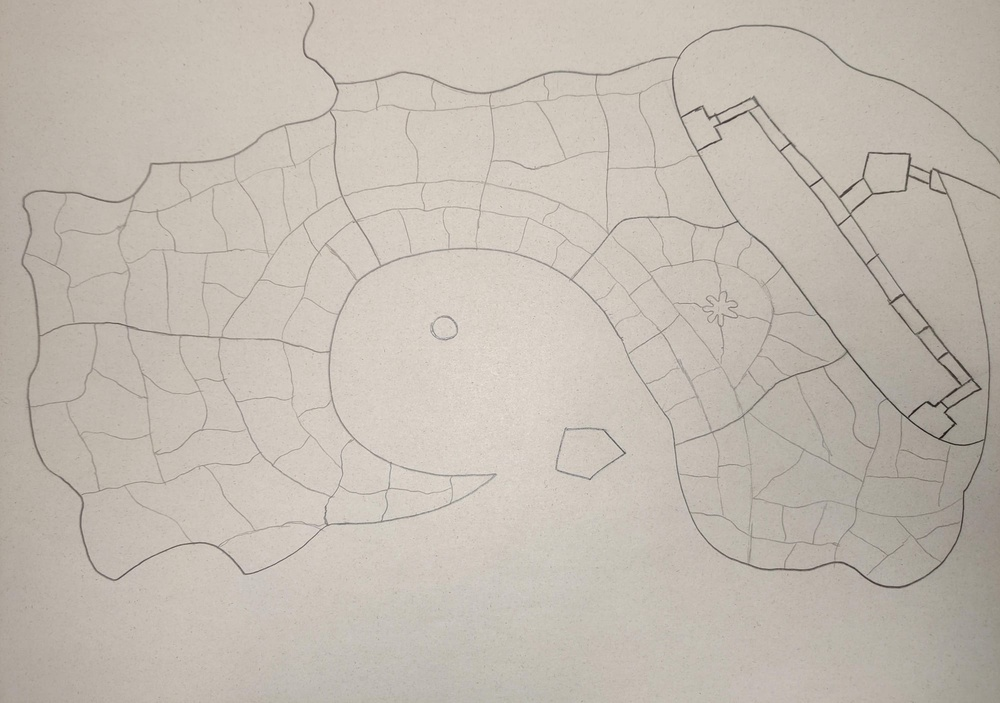
#> input picture EmpireOfManDivided/original.jpeg, 1000 x 703 px, shrunk from 2000 x 1406 before the run
$ python color_provinces.py EmpireOfManDivided/original.jpeg out.png
#> lines starting #> are read from the running program, lines starting #| are printed output that depends on the picture; after the words box and inside, x2 and y2 are one past the last pixel; in counts of white or black regions, pixels touching at a corner belong together
import cv2
import numpy as np
import os
import argparse
import json

def color_provinces(input_path=None, output_path=None, image=None):
    """
    Colors every province (closed space) with unique colors.
    Uses strict binary approach and saves as lossless PNG.

    Args:
        input_path (str, optional): Path to the map image with borders
        output_path (str, optional): Path for saving the colored map (should end with .png)
        image (ndarray, optional): Input image as numpy array instead of loading from file

    Returns:
        ndarray: Colored provinces image
        int: Number of provinces found
        list: List of colors used (in BGR format)
    """
#> called with input_path = 'EmpireOfManDivided/original.jpeg', output_path = 'out.png'
    # Handle either file input or direct image input
    if image is None and input_path:
        img = cv2.imread(input_path)
#> img is the input picture: shape (703, 1000, 3); mean B, G, R 176.9, 186.5, 194.5
        if img is None:
            print(f"Error: Could not read image at {input_path}")
            return None, 0, []
    elif image is not None:
        img = image.copy()
    else:
        print("Error: Either input_path or image must be provided")
        return None, 0, []

    # Convert to grayscale
    gray = cv2.cvtColor(img, cv2.COLOR_BGR2GRAY)

    # Use a strict binary threshold - no interpolation
    _, binary = cv2.threshold(gray, 128, 255, cv2.THRESH_BINARY_INV)
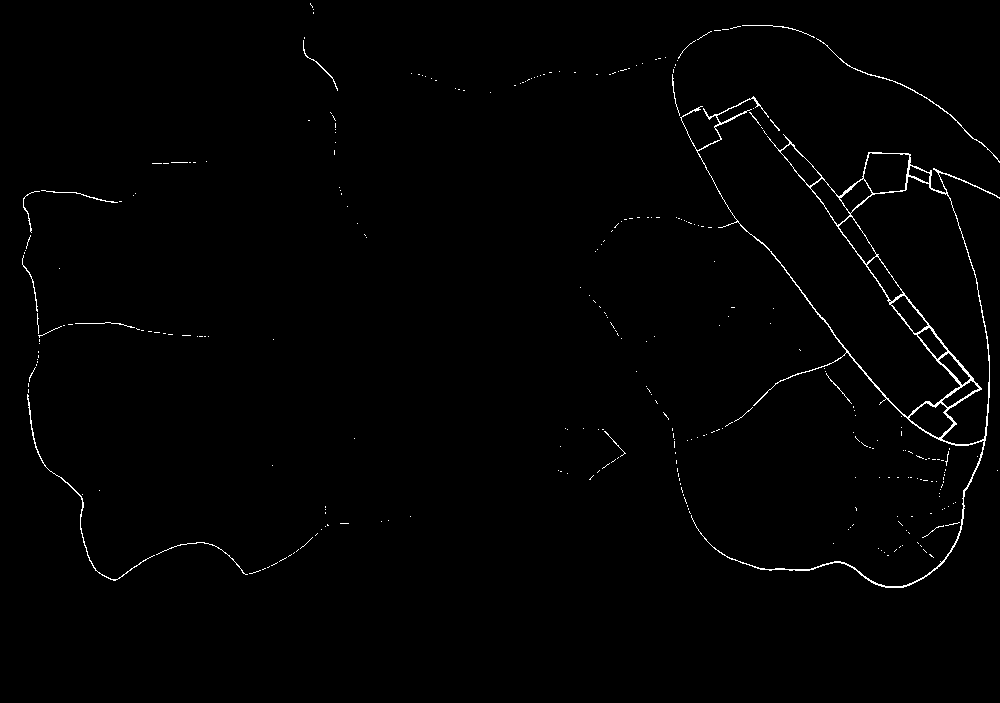
#> binary: shape (703, 1000); 0.95% white in thin lines or dots, all inside (x1, y1, x2, y2) = (22, 3, 1000, 588)

    # Invert to get the regions (provinces)
    regions = cv2.bitwise_not(binary)

    # Use connected components with 4-connectivity to label regions
    num_labels, labels = cv2.connectedComponents(regions, connectivity=4)
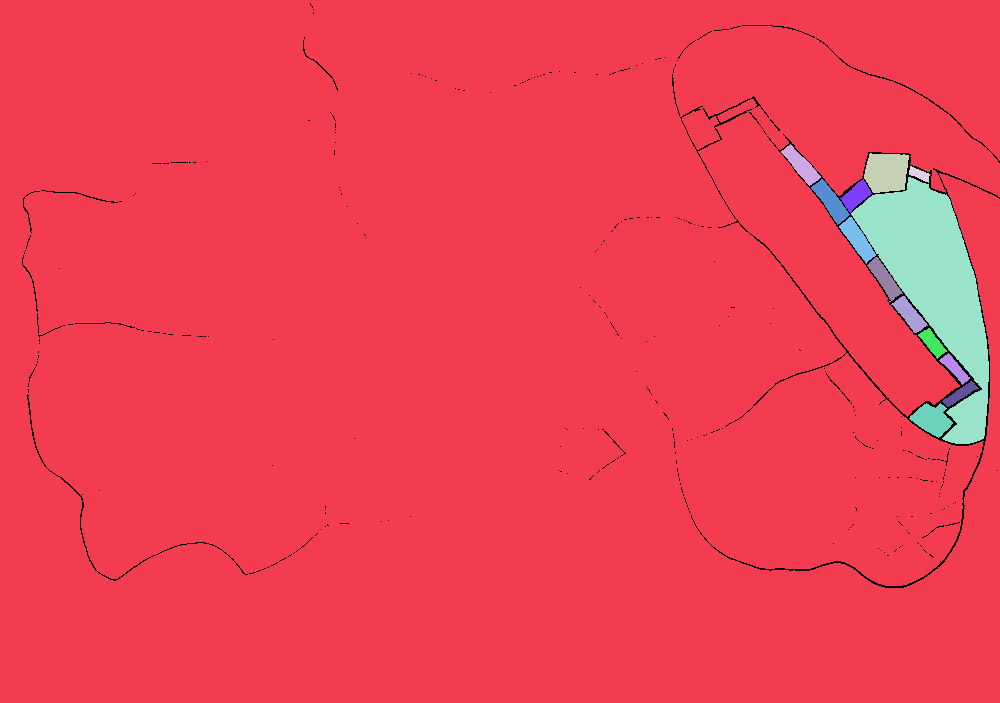
#> labels: shape (703, 1000) int32; 16 distinct labels, from 0 to 15; one colour per label, 0 black
#> num_labels = 16

    # Create output image - start with all white
    output = np.ones(img.shape, dtype=np.uint8) * 255

    # List to store all colors used
    colors_used = []

    # Color each province with a unique color using direct pixel assignment
    for i in range(1, num_labels):
        # Create a color with good separation in HSV space
        hue = (i * 67) % 180
        saturation = 200
        value = 220

        # Convert HSV to BGR
        hsv_color = np.array([[[hue, saturation, value]]], dtype=np.uint8)
        bgr_color = cv2.cvtColor(hsv_color, cv2.COLOR_HSV2BGR)[0][0]

        # Add color to the list
        colors_used.append(bgr_color.tolist())

        # Create a binary mask for this label only
        province_mask = (labels == i)

        # Apply color directly without any interpolation
        output[province_mask] = bgr_color
#> this loop made 15 passes
#> pass 1, in color_provinces, `province_mask = (labels == i)`:
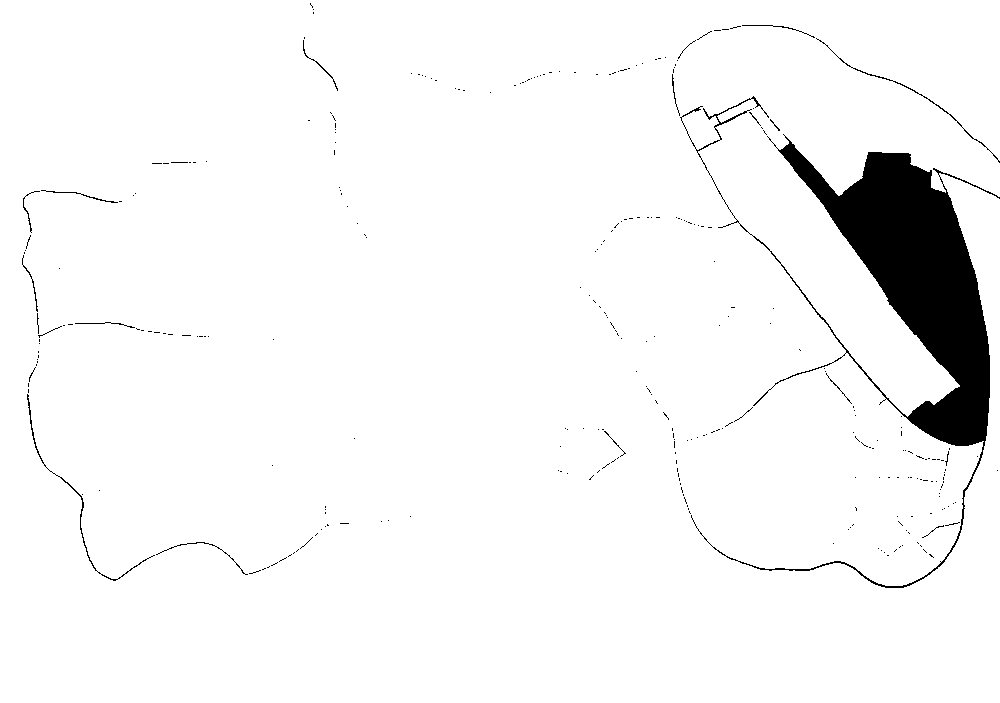
#> province_mask: shape (703, 1000) bool; 95.9% white; 308 black regions (288 under 20 px), largest, box (x1, y1, x2, y2) and area: (680, 96, 1000, 588) 26717, (27, 394, 155, 581) 352, (816, 38, 1000, 163) 271
#> pass 3, in color_provinces, `province_mask = (labels == i)`:
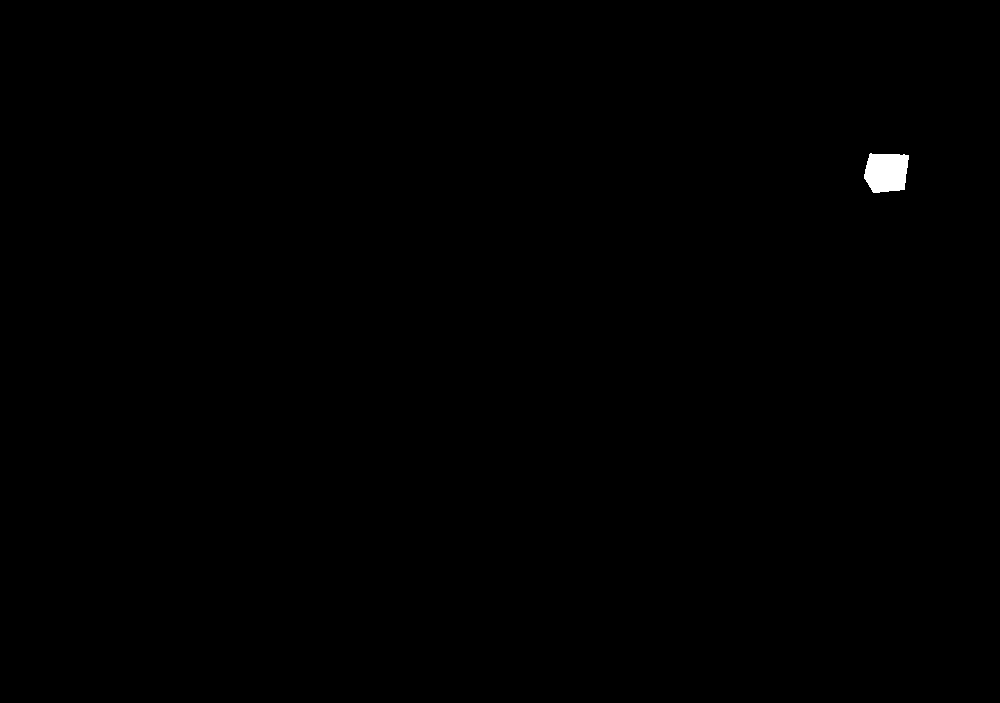
#> province_mask: shape (703, 1000) bool; 0.21% white; 1 white region, box (x1, y1, x2, y2) and area: (864, 153, 909, 193) 1489
#> after the loop:
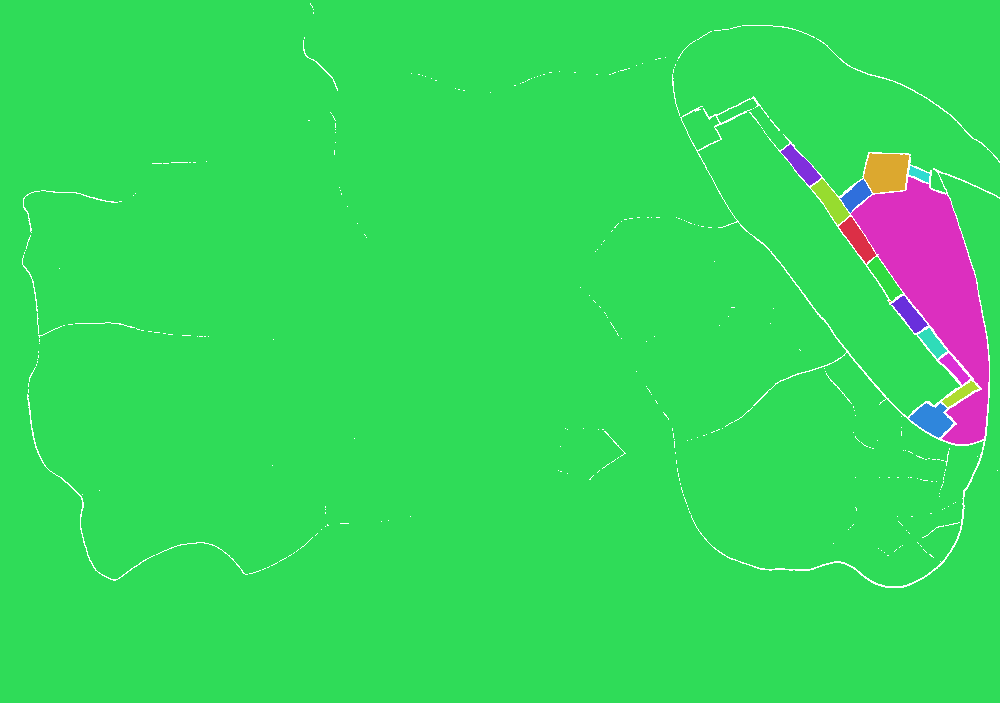
#> output: shape (703, 1000, 3); mean of channels 0, 1, 2 92.2, 215.8, 53.6; drawn as B, G, R
#> after the loop, colors_used = [[88, 220, 47], [220, 47, 128], [47, 168, 220], [208, 220, 47], [191, 47, 220], [47, 220, 151], [220, 111, 47], [70, 47, 220], [65, 220, 47], [220, 47, 105], [47, 145, 220], [185, 220, 47], [214, 47, 220], [47, 220, 174], [220, 134, 47]]

    # Set all border pixels to black - use the original binary threshold
    output[binary == 255] = [0, 0, 0]
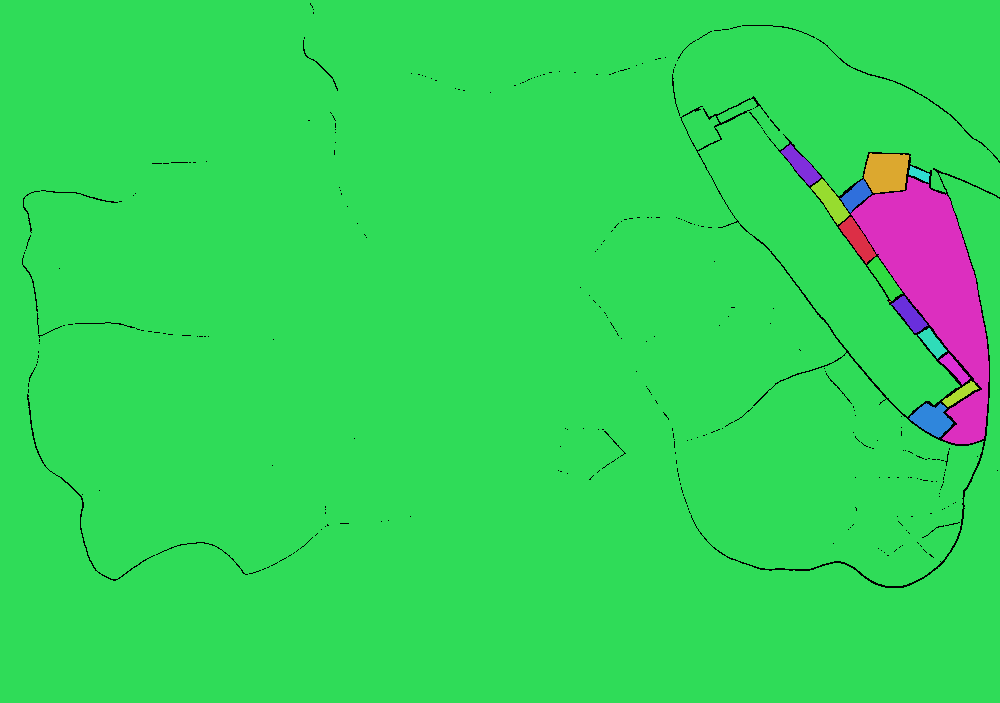
#> output: shape (703, 1000, 3); 0.95% of pixels changed, all inside (x1, y1, x2, y2) = (22, 3, 1000, 588); drawn as B, G, R

    # Save as PNG if output_path is provided
    if output_path:
        # Ensure output directory exists
        os.makedirs(os.path.dirname(output_path), exist_ok=True)
        cv2.imwrite(output_path, output, [cv2.IMWRITE_PNG_COMPRESSION, 0])
        print(f"Map provinces colored: {output_path}")
        print(f"Found {num_labels-1} distinct provinces")
#| Found 15 distinct provinces

        # Save color information to JSON file
        colors_json_path = os.path.splitext(output_path)[0] + "_colors.json"
        with open(colors_json_path, 'w') as f:
            json.dump(colors_used, f, indent=2)
        print(f"Color information saved to: {colors_json_path}")

        # Check for duplicate colors
        check_duplicate_colors(colors_used)

    return output, num_labels-1, colors_used

def check_duplicate_colors(colors):
    """
    Check if there are any duplicate colors in the list.

    Args:
        colors (list): List of colors in BGR format

    Returns:
        bool: True if duplicates found, False otherwise
    """
    # Convert list of lists to tuples for hashability
    color_tuples = [tuple(color) for color in colors]
#> color_tuples = [(88, 220, 47), (220, 47, 128), (47, 168, 220), (208, 220, 47), (191, 47, 220), (47, 220, 151), (220, 111, 47), (70, 47, 220), (65, 220, 47), (220, 47, 105), (47, 145, 220), (185, 220, 47), (214, 47, 220), (47, 220, 174), (220, 134, 47)]

    # Check for duplicates
    unique_colors = set()
    duplicates = []

    for i, color in enumerate(color_tuples):
        if color in unique_colors:
            duplicates.append((i+1, color))
        else:
            unique_colors.add(color)
#> this loop made 15 passes
#> after the loop, duplicates = []; unique_colors = 15 items

    # Report results
    if duplicates:
        print("\nERROR: Duplicate colors detected!")
        print(f"Found {len(duplicates)} duplicate colors:")
        for province_id, color in duplicates:
            print(f"  Province {province_id}: BGR={color}")
        return True
    else:
        print("\nNo duplicate colors found. All provinces have unique colors.")
        return False

def main():
    # Set up command line argument parser
    parser = argparse.ArgumentParser(description='Color provinces in a map')
    parser.add_argument('input', help='Path to the input map image with borders')
    parser.add_argument('output', help='Path for saving the colored map (should end with .png)')

    args = parser.parse_args()

    # Process the map
    result, province_count, colors = color_provinces(input_path=args.input, output_path=args.output)
#> province_count = 15; colors has the same summary as colors_used in color_provinces
    if result is not None:
        print("Province coloring complete with strict binary coloring in lossless PNG format!")

if __name__ == "__main__":
    main()
